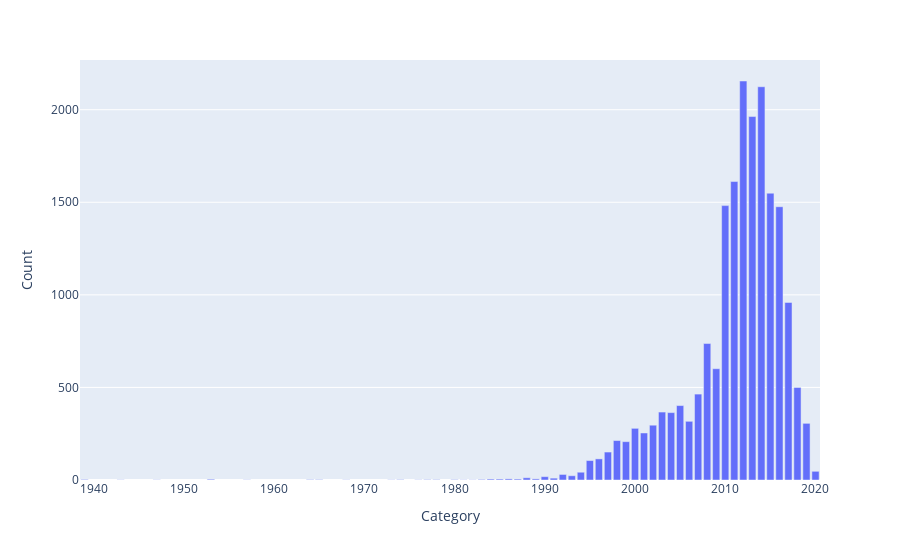

The cell this chart's notebook holds for it:
### Code cell
fig = px.bar(dfType, x='Category', y='Count')
fig.show()

### Figure 1 — Plotly figure (JSON) as saved in the notebook; plotly's stock layout.template omitted (floating-point values rounded to 4 significant figures)
{"data": [{"alignmentgroup": "True", "hovertemplate": "Category=%{x}<br>Count=%{y}<extra></extra>", "legendgroup": "", "marker": {"color": "#636efa", "pattern": {"shape": ""}}, "name": "", "offsetgroup": "", "orientation": "v", "showlegend": false, "textposition": "auto", "type": "bar", "x": [2012, 2014, 2013, 2011, 2015, 2010, 2016, 2017, 2008, 2009, 2018, 2007, 2005, 2003, 2004, 2006, 2019, 2002, 2000, 2001, 1998, 1999, 1997, 1996, 1995, 2020, 1994, 1992, 1993, 1990, 1988, 1991, 1986, 1989, 1987, 1984, 1985, 1953, 1983, 1939, 1978, 1980, 1965, 1977, 1974, 1964, 1943, 1976, 1957, 1968, 1947, 1982, 1981, 1973], "xaxis": "x", "y": [2155, 2124, 1963, 1612, 1549, 1482, 1476, 959, 737, 601, 500, 464, 402, 367, 364, 317, 306, 296, 279, 254, 213, 207, 151, 114, 105, 47, 42, 30, 23, 18, 12, 10, 6, 6, 5, 5, 5, 4, 3, 3, 2, 2, 2, 2, 2, 2, 1, 1, 1, 1, 1, 1, 1, 1], "yaxis": "y"}], "layout": {"barmode": "relative", "legend": {"tracegroupgap": 0}, "margin": {"t": 60}, "xaxis": {"anchor": "y", "domain": [0, 1], "title": {"text": "Category"}}, "yaxis": {"anchor": "x", "domain": [0, 1], "title": {"text": "Count"}}}}
